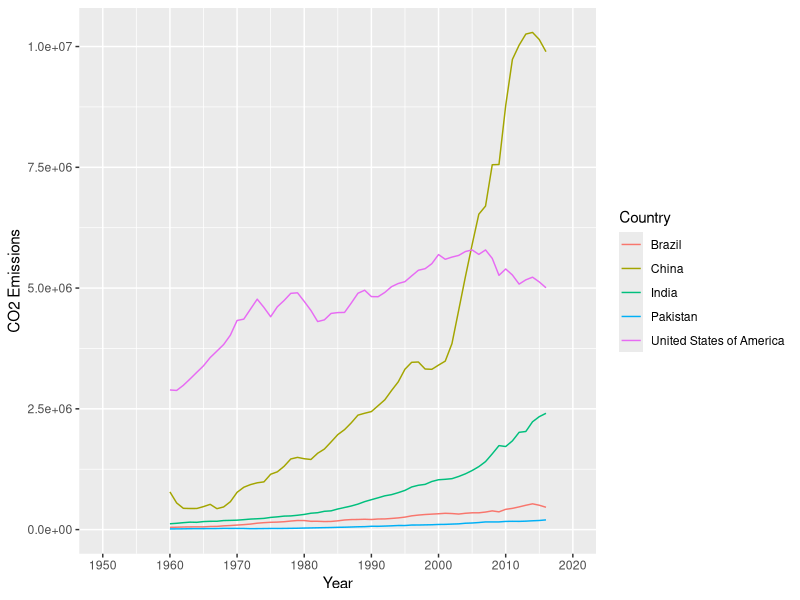
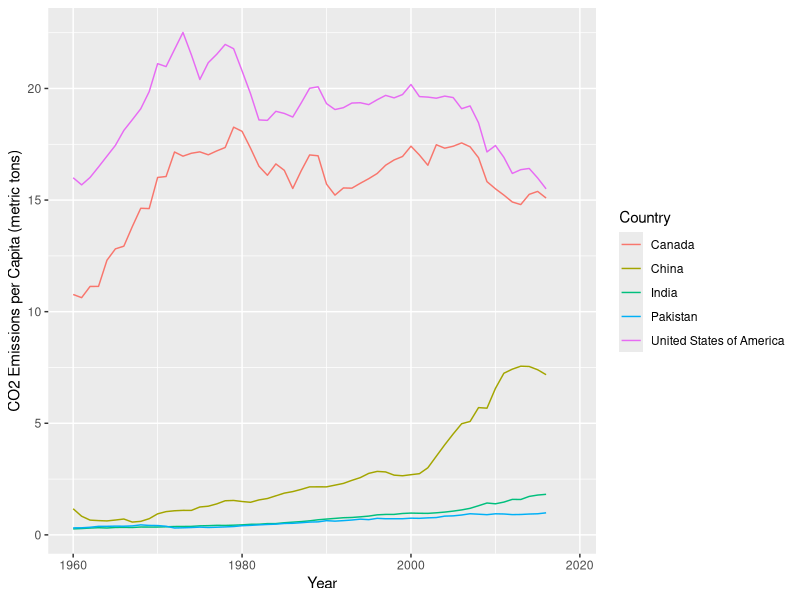
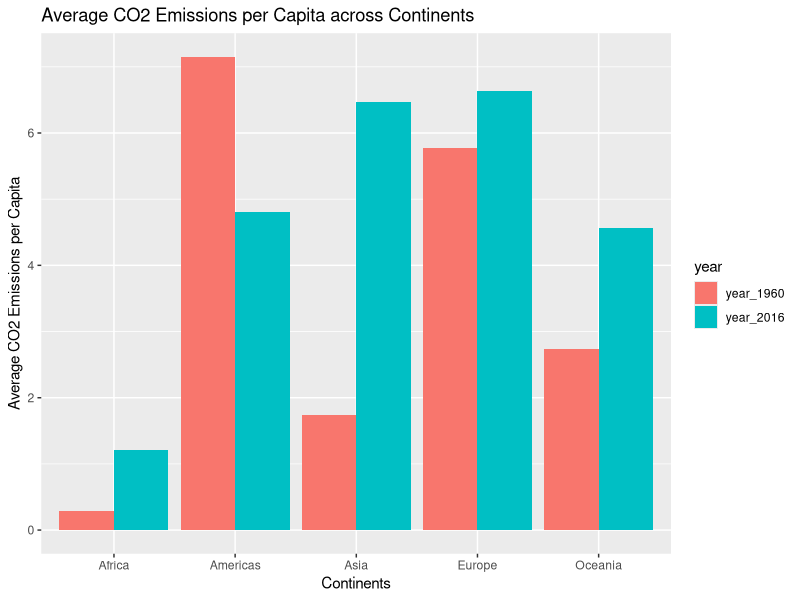
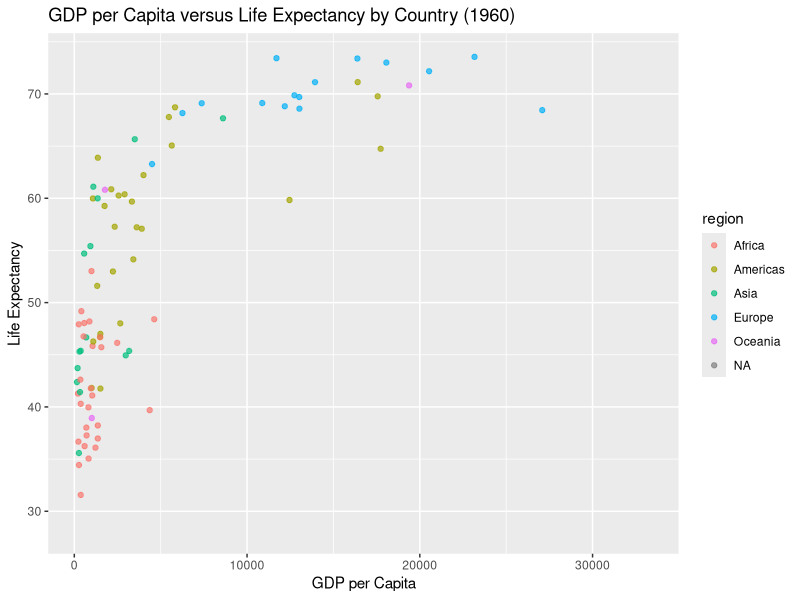
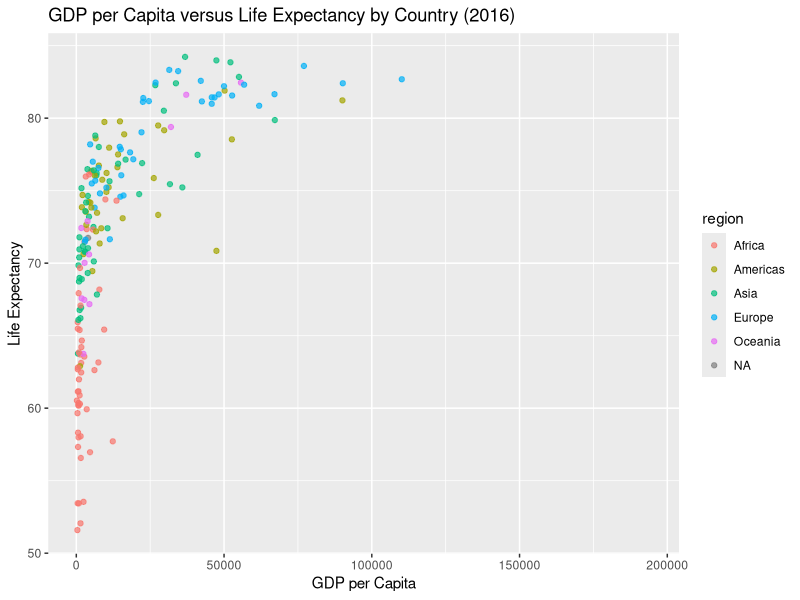
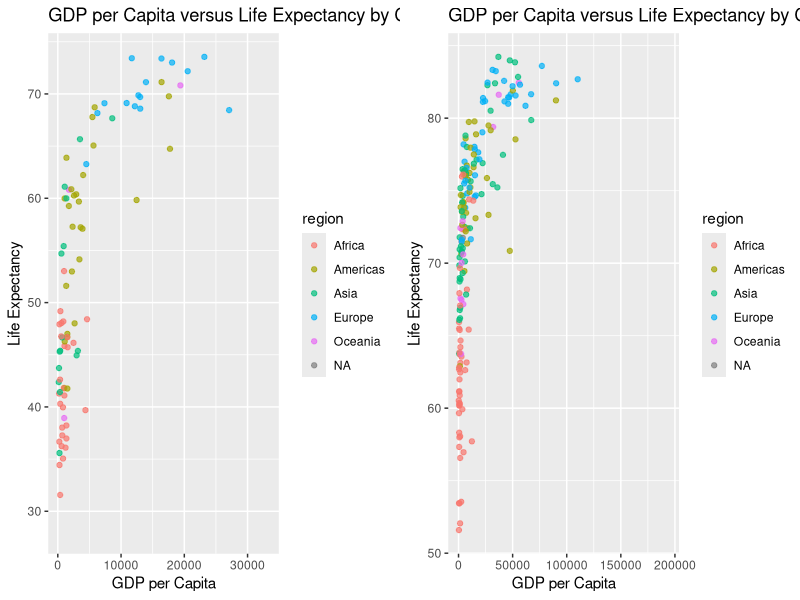
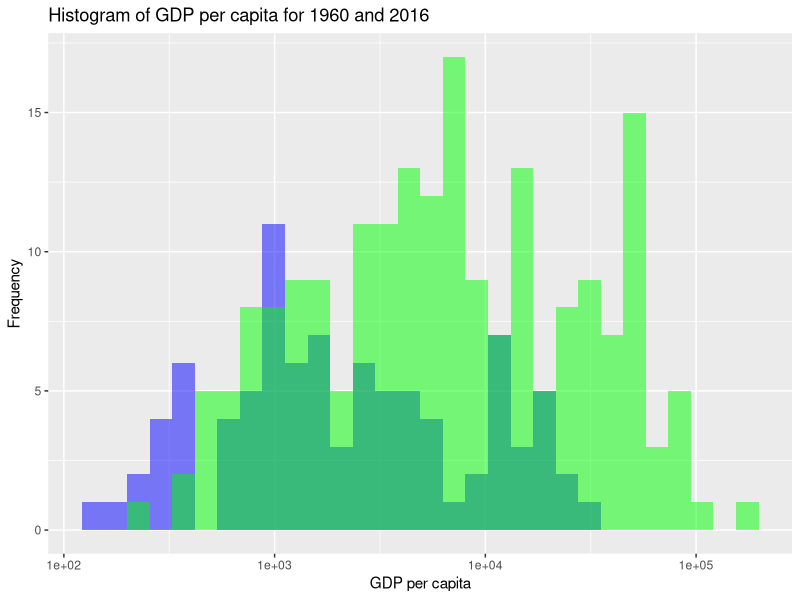

Write the R code that produced these figures, in order.
## ---- chunk 1
knitr::opts_chunk$set(echo = TRUE)
## ---- chunk 2
library(tidyverse)
setwd("/Users/michaelibrahim/Documents/info201/PS/ps5-rmarkdown")
gd <- read_delim("data/gapminder.csv")
knitr::opts_chunk$set
## ---- chunk 3
dim(gd)
## ---- chunk 4
sample_n(gd, 5)
# it seems to be OK
## ---- chunk 5
n_distinct(gd$iso3) # unique iso3 codes
n_distinct(gd$iso2) # unique iso2 codes
n_distinct(gd$name) # unique country names
## ---- chunk 6
gd %>%
  group_by(iso2) %>%
  summarise(n = n_distinct(name))

gd %>%
  group_by(name) %>%
  filter(n_distinct(iso2) > 1) %>%
  select(iso2, name) %>%
  distinct()
## ---- chunk 7
gd %>%
  group_by(name) %>%
  summarise(n = n_distinct(name))

gd %>%
  group_by(iso3) %>%
  summarise(n = n_distinct(name))


gd %>%
  group_by(name) %>%
  filter(n_distinct(iso3) > 1) %>%
  select(name, iso3) %>%
  distinct()
## ---- chunk 8
min(gd$time, na.rm = TRUE)
max(gd$time, na.rm = TRUE)
## ---- chunk 9
gd %>%
  group_by(time) %>%
  summarise(missing_co2 = sum(is.na(co2)), missing_co2_PC = sum(is.na(co2_PC))) %>%
  arrange(desc(missing_co2 + missing_co2_PC))
## ---- chunk 10
countries <- c("United States of America", "China", "India", "Pakistan", "Brazil")
co2_subset <- subset(gd, name %in% countries)

ggplot(data = co2_subset, aes(x = time, y = co2, color = name)) +
  geom_line() +
  labs(x = "Year", y = "CO2 Emissions", color = "Country") +
  scale_x_continuous(limits = c(1950, 2020), breaks = seq(1950, 2020, 10))

# China has the highest CO2 emissions

## ---- chunk 11
countries <- c("United States of America", "China", "India", "Canada", "Pakistan")
co2_pc_df <- subset(gd, name %in% countries)

ggplot(co2_pc_df, aes(x = time, y = co2_PC, group = name, color = name)) +
  geom_line() +
  labs(x = "Year", y = "CO2 Emissions per Capita (metric tons)") +
  scale_color_discrete(name = "Country")

# This plot shows that the US actually has the highest emissions per capita
## ---- chunk 12
co2_pc_avg <- aggregate(gd$co2_PC, by=list(gd$region), FUN=mean, na.rm=TRUE)
names(co2_pc_avg) <- c("region", "co2_pc_avg")
co2_pc_avg

# Africa pollutes the least by a large amount
## ---- chunk 13
gd_1960 <- subset(gd, time == 1960)
gd_2016 <- subset(gd, time == 2016)

avg_co2_1960 <- tapply(gd_1960$co2_PC, gd_1960$region, mean, na.rm = TRUE)
avg_co2_2016 <- tapply(gd_2016$co2_PC, gd_2016$region, mean, na.rm = TRUE)

avg_co2 <- data.frame(continent = c("Africa", "Americas", "Asia", "Europe", "Oceania"),
                      year_1960 = avg_co2_1960,
                      year_2016 = avg_co2_2016)

avg_co2_long <- tidyr::gather(avg_co2, year, value, -continent)

ggplot(avg_co2_long, aes(x = continent, y = value, fill = year)) +
  geom_bar(stat = "identity", position = "dodge") +
  labs(title = "Average CO2 Emissions per Capita across Continents",
       x = "Continents", y = "Average CO2 Emissions per Capita") 
## ---- chunk 14

# Using 2016 data from here on out, 2019 is too little
gd_2016 <- subset(gd, time == 2016)
gd_2016_grouped <- gd_2016 %>%
  group_by(region, name) %>%
  summarize(mean_co2_pc = mean(co2_PC, na.rm = TRUE))
top3_co2_pc_2016 <- gd_2016_grouped %>%
  group_by(region) %>%
  slice_max(order_by = mean_co2_pc, n = 3) %>%
  ungroup()

bottom3_co2_pc_2016 <- gd_2016_grouped %>%
  group_by(region) %>%
  slice_min(order_by = mean_co2_pc, n = 3) %>%
  ungroup()


print(top3_co2_pc_2016)
print(bottom3_co2_pc_2016)

## ---- chunk 15

gd_1960 <- subset(gd, time == 1960, na.rm=TRUE)


ggplot(gd_1960, aes(x = GDP_PC, y = lifeExpectancy, color = region)) +
  geom_point(alpha = 0.7) +
  labs(title = "GDP per Capita versus Life Expectancy by Country (1960)",
       x = "GDP per Capita", y = "Life Expectancy")

## ---- chunk 16
gd_2016 <- subset(gd, time == 2016, na.rm=TRUE)


ggplot(gd_2016, aes(x = GDP_PC, y = lifeExpectancy, color = region)) +
  geom_point(alpha = 0.7) +
  labs(title = "GDP per Capita versus Life Expectancy by Country (2016)",
       x = "GDP per Capita", y = "Life Expectancy")
## ---- chunk 17
library(gridExtra)
p1 <- ggplot(gd_1960, aes(x = GDP_PC, y = lifeExpectancy, color = region)) +
  geom_point(alpha = 0.7) +
  labs(title = "GDP per Capita versus Life Expectancy by Country (1960)",
       x = "GDP per Capita", y = "Life Expectancy")
p2 <- ggplot(gd_2016, aes(x = GDP_PC, y = lifeExpectancy, color = region)) +
  geom_point(alpha = 0.7) +
  labs(title = "GDP per Capita versus Life Expectancy by Country (2016)",
       x = "GDP per Capita", y = "Life Expectancy")

grid.arrange(p1, p2, ncol=2)

# In 1960, there was a much wider range of life expectancies and GDP per capita values, with many countries having very low values for both. In contrast, by 2016, most countries had significantly higher life expectancies and GDP per capita values, with a narrower range of values.
## ---- chunk 18
gd_1960 <- subset(gd, time == 1960, na.rm = TRUE)
gd_2016 <- subset(gd, time == 2016, na.rm = TRUE)

avg_le_1960 <- tapply(gd_1960$lifeExpectancy, gd_1960$region, mean, na.rm = TRUE)
avg_le_2016 <- tapply(gd_2016$lifeExpectancy, gd_2016$region, mean, na.rm = TRUE)

avg_le_1960
avg_le_2016

# Yes the results fit what I saw on the figures
## ---- chunk 19
gd_filtered <- gd %>% filter(time %in% c(1960, 2016))

gd_grouped <- gd_filtered %>%
  group_by(region, time) %>%
  summarise(avg_le = mean(lifeExpectancy, na.rm = TRUE))

gd_lagged <- gd_grouped %>%
  group_by(region) %>%
  mutate(lag_le = lag(avg_le))

gd_growth <- gd_lagged %>%
  filter(time == 2016) %>%
  mutate(growth_rate = ((avg_le - lag_le) / lag_le) * 100) %>%
  select(region, growth_rate) %>%
  arrange(growth_rate)

gd_growth

## ---- chunk 20
# Create the histograms
ggplot() +
  geom_histogram(data = gd_1960, aes(x = GDP_PC), fill = "blue", alpha = 0.5) +
  geom_histogram(data = gd_2016, aes(x = GDP_PC), fill = "green", alpha = 0.5) +
  labs(x = "GDP per capita", y = "Frequency") +
  scale_x_log10() +
  ggtitle("Histogram of GDP per capita for 1960 and 2016")


## ---- chunk 21

# Rank of US in 1960
gd %>% 
  filter(name != "" & time == 1960 )%>% 
  arrange(desc(lifeExpectancy)) %>% 
  mutate(rank = rank(desc(lifeExpectancy))) %>% 
  filter(name == "United States of America") %>% 
  summarise(name, time, rank)

# Rank of US in 2016
gd %>% 
  filter(name != "" & time == 2016) %>% 
  arrange(desc(lifeExpectancy)) %>% 
  mutate(rank = rank(desc(lifeExpectancy))) %>% 
  filter(name == "United States of America") %>% 
  summarise(name, time, rank)
## ---- chunk 22

ranking <- gd %>%
  filter(!is.na(lifeExpectancy)) %>% 
  arrange(desc(lifeExpectancy)) %>% 
  group_by(time) %>% 
  mutate(rank = rank(-lifeExpectancy))

num_countries <- gd %>%
  filter(!is.na(lifeExpectancy)) %>% 
  group_by(time) %>% 
  summarize(num_countries = n())

rel_ranking <- ranking %>% 
  left_join(num_countries, by = "time") %>% 
  mutate(rel_rank = rank / num_countries) %>% 
  filter((name == "United States of America") & (time == 1960 |time == 2016)) %>% 
  select(time, rel_rank, num_countries)

rel_ranking


